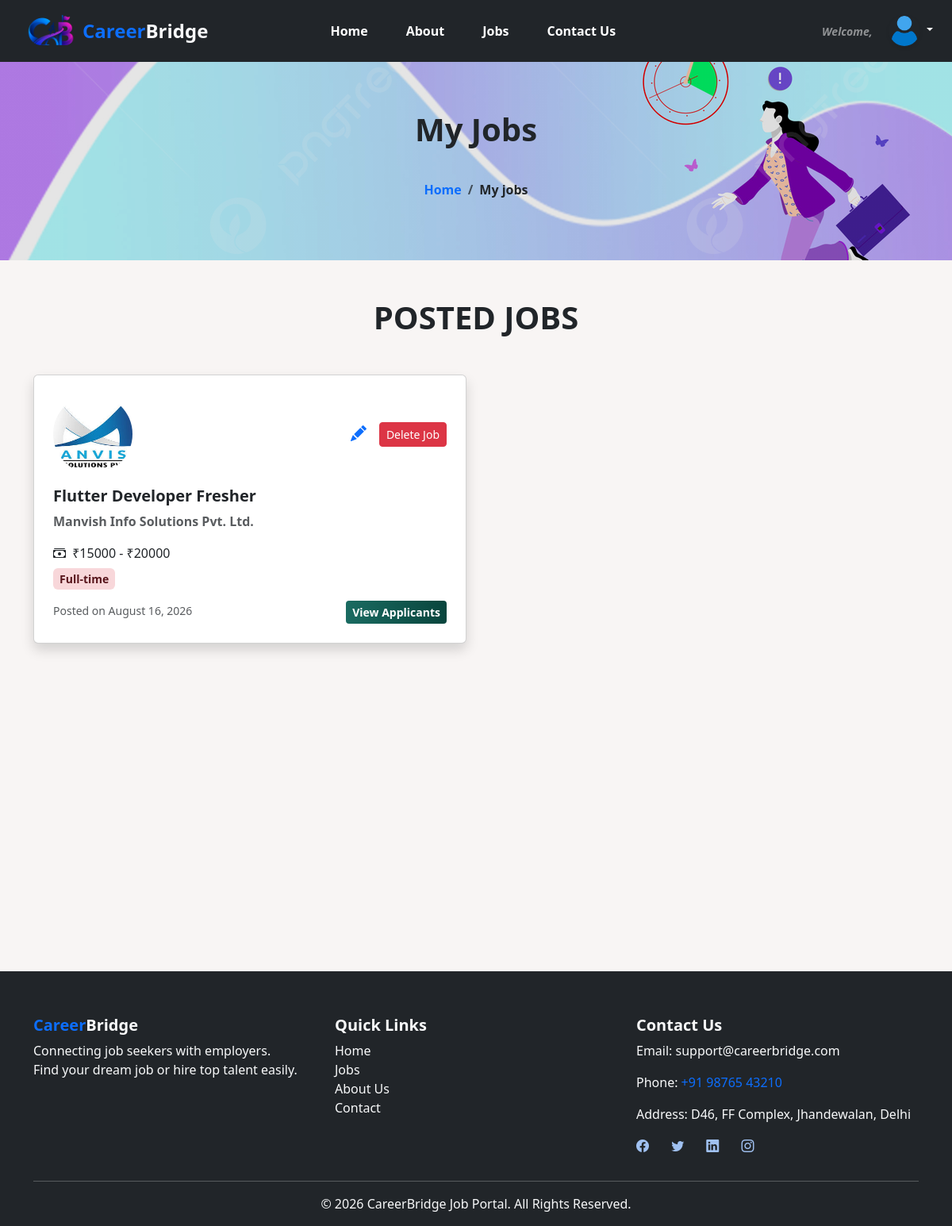
Before: /manage-jobs/ (signed in) with the older database file.
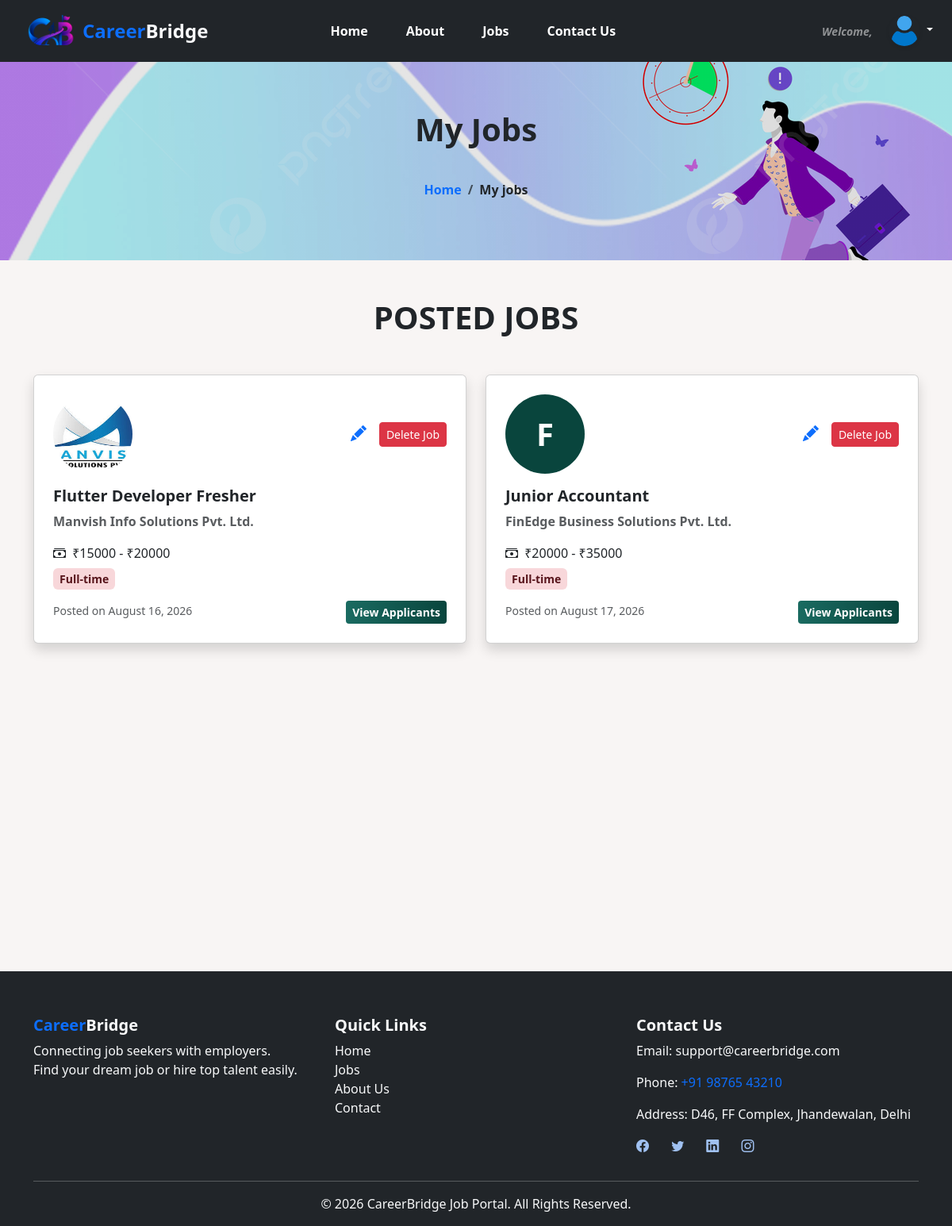
After: the same page with the newer database file.
### job/models.py (models this page shows, shortened)
class Job(models.Model):
    jobtype_choices = (
        ('Full-time', 'Full time'),
        ('Part-time', 'Part time'),
        ('Temporary', 'Temporary'),
        ('Freelance', 'Freelance'),
    )
    work_location_choices = (
        ('On-site', 'On-site'),
        ('Remote', 'Remote'),
        ('Hybrid', 'Hybrid'),
    )
    job_title = models.CharField(max_length=50)
    company_name = models.CharField(max_length=50)
    company_logo = models.ImageField(upload_to='company_logos', null=True, blank=True)
    location = models.CharField(max_length=100)
    job_type = models.CharField(max_length=50, choices=jobtype_choices)
    category = models.ForeignKey(Category, on_delete=models.CASCADE)
    industry_type = models.ForeignKey(Industry, on_delete=models.CASCADE, null=True, blank=True)
    description = models.TextField()
    responsibilities = models.TextField()
    skills = models.TextField()
    min_salary = models.PositiveIntegerField()
    max_salary = models.PositiveIntegerField()
    experience = models.TextField(max_length=50)
    work_location = models.CharField(max_length=50, choices=work_location_choices)
    deadline = models.DateField()
    created_at = models.DateTimeField(auto_now_add=True)
    updated_at = models.DateTimeField(auto_now=True)
    is_featured = models.BooleanField(default=False)
    employer = models.ForeignKey(User, on_delete=models.CASCADE, null=True, blank=True)

### job/views.py (the view)
# urls.py: path('manage-jobs/', views.manage_job, name='manage_job'),
@login_required
def manage_job(request):
    jobs = Job.objects.filter(employer=request.user)
    return render(request, 'manage_job.html',{'jobs': jobs})

### job/templates/manage_job.html (shortened to what this page needs)
{% extends 'base.html' %}
{% load static %}
{% block content %}
<div class="container-fluid d-flex align-items-center justify-content-center text-center text-dark mb-5 page-bg">
    <div>
        <h3 class="mb-4 fw-bold fs-1">My Jobs</h3>
        <nav aria-label="breadcrumb">
        <ol class="breadcrumb p-3 mb-0 justify-content-center bg-transparent">
            <li class="breadcrumb-item">
            <a href="/" class="text-decoration-none text-primary fw-bold">Home</a>
            </li>
            <li class="breadcrumb-item active text-dark fw-semibold" aria-current="page">
                My jobs
            </li>
        </ol>
        </nav>
  </div>
</div>
<div class="container my-5 vh-100">
    {% if jobs %}
    <h6 class="text-center my-5 display-6 fw-semibold">POSTED JOBS</h6>
    <div class="row g-4">
        {% for i in jobs %}
        <div class="col-lg-6 col-md-12 col-12">
            <div class="card shadow p-4">
                <div class="d-flex align-items-center justify-content-between mb-3">
                    {% if i.company_logo %}
                    <img src="/media/{{ i.company_logo }}" class="img-fluid rounded-circle object-fit-cover" style="width:100px; height:100px;" alt="Company Logo">
                    {% else %}
                    <div class="rounded-circle d-flex align-items-center justify-content-center text-white fw-bold"style="width:100px; height:100px; font-size:40px; background-color: #09453d;">
                        {{ i.company_name|first|upper }}
                    </div>
                    {% endif %}
                    <div class="d-flex gap-3">
                        <a href="{% url 'update_job' i.id%}"><i class="bi bi-pencil-fill fs-5 text-primary"></i></a>
                        <a href="{% url 'delete_job' i.id%}" class="btn btn-danger btn-sm"> Delete Job </a>
                    </div>
                </div>
                <a href="{% url 'job_details' i.id %}" class="text-decoration-none text-dark ">
                    <div class="card-body p-0">
                        <h5 class="fw-semibold job-title">{{ i.job_title }}</h5>
                        <p class="text-muted fw-semibold">{{ i.company_name }}</p>
                        <div class="mb-2">
                            <i class="bi bi-cash-stack me-1"></i>
                            ₹{{ i.min_salary }} - ₹{{ i.max_salary }}
                        </div>
                        <span class="small px-2 py-1 bg-danger-subtle text-danger-emphasis fw-semibold rounded">
                            {{ i.job_type }}
                        </span>
                        <div class="d-flex justify-content-between mt-3">
                            <small class="text-body-secondary">
                                Posted on {{ i.created_at|date:"F j, Y" }}
                            </small>
                            <a href="{% url 'view_applicants' i.id %}" class="btn btn-primary btn-sm fw-semibold">View Applicants</a>
                        </div>
                    </div>
                </a>
            </div>
        </div>
        {% endfor %}
    </div>
    {% else %}
        <h4 class="text-muted text-center display-5 my-5">No Jobs posted</h4>
    {% endif %}
</div>
{% endblock content %}

Changed rows visible on the page:
added Job: company_name|first "F", job_title "Junior Accountant", company_name "FinEdge Business Solutions Pvt. Ltd.", min_salary "20000", max_salary "35000", job_type "Full-time", created_at "August 17, 2026"
